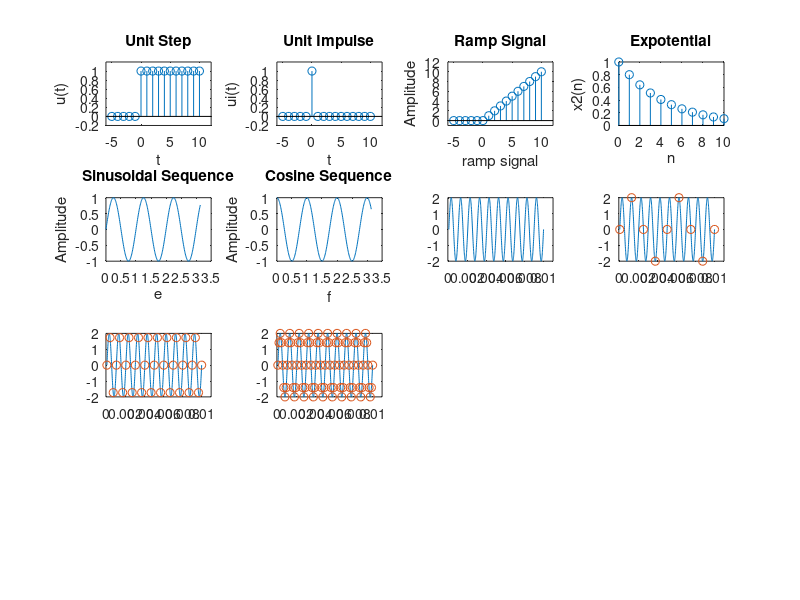

Write MATLAB code to recreate this figure.
%unit Step
n = -5:1:10;
u = (n>=0);
subplot(4,4,1);
stem(n,u);
ylabel("u(t)");
xlabel("t");
xlim([-6 12]);
ylim([-.2 1.2]);
title("Unit Step");

%unit Impulse ut=1, t=0 & ut=0 for else

ui = (n==0)
subplot(4,4,2);
stem(n,ui);
ylabel("ui(t)");
xlabel("t");
xlim([-6 12]);
ylim([-.2 1.2]);
title("Unit Impulse");


%Ramp signal is denoted by r(t), and it is defined as r(t) = t when t >= 0 else 0

r = (n>=0).*n;
subplot(4,4,3);
stem(n,r);
ylabel("Amplitude");
xlabel("ramp signal");
xlim([-6 12]);
ylim([-1 12]);
title("Ramp Signal");


%expotential 
x= 0:1:10
a =0.8;
x2 = a.^x;
subplot(4,4,4);
stem(x,x2);
ylabel("x2(n)");
xlabel("n");
title("Expotential");

%Sinusoidal sequence:-
t=0:0.01:pi;
y=sin(2*pi*t);
subplot(4,4,5);
plot(t,y);
ylabel('Amplitude');
xlabel('e');
title('Sinusoidal Sequence');

% Cosine Sequence:-
t=0:0.01:pi;
y=cos(2*pi*t);
subplot(4,4,6);
plot(t,y);
ylabel('Amplitude');
xlabel('f');
title('Cosine Sequence');



%*****************************************************************************

%Allisins effect........................................
%x = 5*sin(2*pi*1000*t+pi/2);

a = 2;
f = 1000;
t = linspace(0,.01,1000)
x = a*sin(2*pi*f*t);
subplot(4,4,7)
plot(t,x)
xlim([-.0001 .011])

%fs = f frequency..................
fs = 800;
T = 1/fs;
nmin = ceil(0/T);
nmax = floor(.01/T);
n = nmin:nmax;
x4 = a*sin(2*pi*f*n*T);
subplot(4,4,8)
plot(t,x)
hold on
plot(n*T,x4,'o')
xlim([-.0001 .011])
hold off

%2*f frequency...............
fs = 3000;
T = 1/fs;
nmin = ceil(0/T);
nmax = floor(.01/T);
n = nmin:nmax;
x3 = a*sin(2*pi*f*n*T);
subplot(4,4,9)
plot(t,x)
hold on
plot(n*T,x3,'o')
xlim([-.0001 .011])
hold off

%uppper frequency.........
fs = 8000;
T = 1/fs;
nmin = ceil(0/T);
nmax = floor(.01/T);
n = nmin:nmax;
x2 = a*sin(2*pi*f*n*T);
subplot(4,4,10)
plot(t,x)
hold on
plot(n*T,x2,'o')

xlim([-.0001 .011])
hold off




%TEST............
% n=0:1:30; fs=8000; f=f/fs; y=1*sin(2*pi*f*n); stem(n,y);







